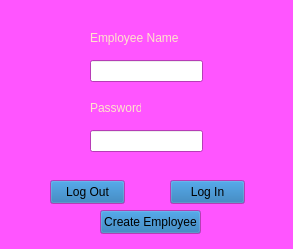
<?xml version="1.0" encoding="UTF-8"?>
<ui version="4.0">
 <class>EmployeeLogin</class>
 <widget class="QWidget" name="EmployeeLogin">
  <property name="geometry">
   <rect>
    <x>0</x>
    <y>0</y>
    <width>293</width>
    <height>249</height>
   </rect>
  </property>
  <property name="palette">
   <palette>
    <active>
     <colorrole role="WindowText">
      <brush brushstyle="SolidPattern">
       <color alpha="255">
        <red>255</red>
        <green>227</green>
        <blue>203</blue>
       </color>
      </brush>
     </colorrole>
     <colorrole role="Button">
      <brush brushstyle="SolidPattern">
       <color alpha="255">
        <red>26</red>
        <green>110</green>
        <blue>175</blue>
       </color>
      </brush>
     </colorrole>
     <colorrole role="Light">
      <brush brushstyle="SolidPattern">
       <color alpha="255">
        <red>136</red>
        <green>136</green>
        <blue>136</blue>
       </color>
      </brush>
     </colorrole>
     <colorrole role="Text">
      <brush brushstyle="SolidPattern">
       <color alpha="255">
        <red>255</red>
        <green>227</green>
        <blue>203</blue>
       </color>
      </brush>
     </colorrole>
     <colorrole role="ButtonText">
      <brush brushstyle="SolidPattern">
       <color alpha="255">
        <red>255</red>
        <green>227</green>
        <blue>203</blue>
       </color>
      </brush>
     </colorrole>
     <colorrole role="Base">
      <brush brushstyle="SolidPattern">
       <color alpha="255">
        <red>0</red>
        <green>0</green>
        <blue>0</blue>
       </color>
      </brush>
     </colorrole>
     <colorrole role="Window">
      <brush brushstyle="SolidPattern">
       <color alpha="255">
        <red>120</red>
        <green>131</green>
        <blue>170</blue>
       </color>
      </brush>
     </colorrole>
     <colorrole role="Shadow">
      <brush brushstyle="SolidPattern">
       <color alpha="255">
        <red>255</red>
        <green>227</green>
        <blue>203</blue>
       </color>
      </brush>
     </colorrole>
     <colorrole role="HighlightedText">
      <brush brushstyle="SolidPattern">
       <color alpha="255">
        <red>255</red>
        <green>227</green>
        <blue>203</blue>
       </color>
      </brush>
     </colorrole>
     <colorrole role="ToolTipBase">
      <brush brushstyle="SolidPattern">
       <color alpha="255">
        <red>255</red>
        <green>255</green>
        <blue>255</blue>
       </color>
      </brush>
     </colorrole>
     <colorrole role="ToolTipText">
      <brush brushstyle="SolidPattern">
       <color alpha="255">
        <red>255</red>
        <green>255</green>
        <blue>255</blue>
       </color>
      </brush>
     </colorrole>
     <colorrole role="PlaceholderText">
      <brush brushstyle="SolidPattern">
       <color alpha="128">
        <red>85</red>
        <green>0</green>
        <blue>255</blue>
       </color>
      </brush>
     </colorrole>
    </active>
    <inactive>
     <colorrole role="WindowText">
      <brush brushstyle="SolidPattern">
       <color alpha="255">
        <red>255</red>
        <green>227</green>
        <blue>203</blue>
       </color>
      </brush>
     </colorrole>
     <colorrole role="Button">
      <brush brushstyle="SolidPattern">
       <color alpha="255">
        <red>26</red>
        <green>110</green>
        <blue>175</blue>
       </color>
      </brush>
     </colorrole>
     <colorrole role="Window">
      <brush brushstyle="SolidPattern">
       <color alpha="255">
        <red>255</red>
        <green>85</green>
        <blue>255</blue>
       </color>
      </brush>
     </colorrole>
     <colorrole role="HighlightedText">
      <brush brushstyle="SolidPattern">
       <color alpha="255">
        <red>255</red>
        <green>227</green>
        <blue>203</blue>
       </color>
      </brush>
     </colorrole>
     <colorrole role="ToolTipBase">
      <brush brushstyle="SolidPattern">
       <color alpha="255">
        <red>255</red>
        <green>255</green>
        <blue>255</blue>
       </color>
      </brush>
     </colorrole>
    </inactive>
    <disabled>
     <colorrole role="Text">
      <brush brushstyle="SolidPattern">
       <color alpha="255">
        <red>255</red>
        <green>255</green>
        <blue>255</blue>
       </color>
      </brush>
     </colorrole>
     <colorrole role="ButtonText">
      <brush brushstyle="SolidPattern">
       <color alpha="255">
        <red>255</red>
        <green>255</green>
        <blue>255</blue>
       </color>
      </brush>
     </colorrole>
     <colorrole role="HighlightedText">
      <brush brushstyle="SolidPattern">
       <color alpha="255">
        <red>255</red>
        <green>227</green>
        <blue>203</blue>
       </color>
      </brush>
     </colorrole>
    </disabled>
   </palette>
  </property>
  <property name="windowTitle">
   <string>Form</string>
  </property>
  <widget class="QLineEdit" name="EmployeeNameLogin">
   <property name="geometry">
    <rect>
     <x>90</x>
     <y>60</y>
     <width>113</width>
     <height>22</height>
    </rect>
   </property>
  </widget>
  <widget class="QLineEdit" name="EmployeePassword">
   <property name="geometry">
    <rect>
     <x>90</x>
     <y>130</y>
     <width>113</width>
     <height>22</height>
    </rect>
   </property>
   <property name="echoMode">
    <enum>QLineEdit::EchoMode::Password</enum>
   </property>
  </widget>
  <widget class="QLabel" name="EmployeeNameLabel">
   <property name="geometry">
    <rect>
     <x>90</x>
     <y>30</y>
     <width>91</width>
     <height>16</height>
    </rect>
   </property>
   <property name="text">
    <string>Employee Name</string>
   </property>
  </widget>
  <widget class="QLabel" name="EmployeePasswordLabel">
   <property name="geometry">
    <rect>
     <x>90</x>
     <y>100</y>
     <width>51</width>
     <height>16</height>
    </rect>
   </property>
   <property name="text">
    <string>Password</string>
   </property>
  </widget>
  <widget class="QPushButton" name="LoginButton">
   <property name="geometry">
    <rect>
     <x>170</x>
     <y>180</y>
     <width>75</width>
     <height>24</height>
    </rect>
   </property>
   <property name="text">
    <string>Log In</string>
   </property>
  </widget>
  <widget class="QPushButton" name="LogOutButton">
   <property name="geometry">
    <rect>
     <x>50</x>
     <y>180</y>
     <width>75</width>
     <height>24</height>
    </rect>
   </property>
   <property name="text">
    <string>Log Out</string>
   </property>
  </widget>
  <widget class="QPushButton" name="CreateEmployeeButton">
   <property name="geometry">
    <rect>
     <x>100</x>
     <y>210</y>
     <width>101</width>
     <height>24</height>
    </rect>
   </property>
   <property name="text">
    <string>Create Employee</string>
   </property>
  </widget>
 </widget>
 <resources>
  <include location="../Extra Files/PyFiles/Resources.qrc"/>
 </resources>
 <connections/>
</ui>
